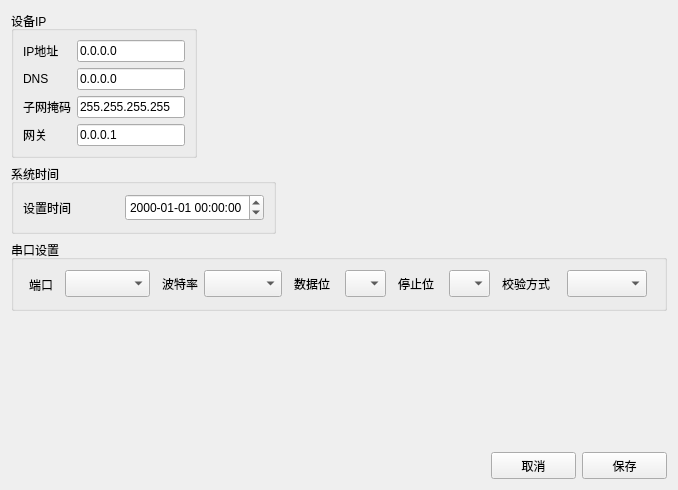
<?xml version="1.0" encoding="UTF-8"?>
<ui version="4.0">
 <class>DevCfg</class>
 <widget class="QWidget" name="DevCfg">
  <property name="geometry">
   <rect>
    <x>0</x>
    <y>0</y>
    <width>678</width>
    <height>490</height>
   </rect>
  </property>
  <property name="sizePolicy">
   <sizepolicy hsizetype="Expanding" vsizetype="Expanding">
    <horstretch>0</horstretch>
    <verstretch>0</verstretch>
   </sizepolicy>
  </property>
  <property name="windowTitle">
   <string>Form</string>
  </property>
  <layout class="QGridLayout" name="gridLayout">
   <item row="0" column="0">
    <widget class="QGroupBox" name="grpbDevIP">
     <property name="title">
      <string>设备IP</string>
     </property>
     <layout class="QVBoxLayout" name="verticalLayout_3">
      <item>
       <layout class="QGridLayout" name="ipLayout">
        <property name="sizeConstraint">
         <enum>QLayout::SetFixedSize</enum>
        </property>
        <item row="0" column="0">
         <widget class="QLabel" name="labIP">
          <property name="sizePolicy">
           <sizepolicy hsizetype="Fixed" vsizetype="Fixed">
            <horstretch>0</horstretch>
            <verstretch>0</verstretch>
           </sizepolicy>
          </property>
          <property name="text">
           <string>IP地址</string>
          </property>
         </widget>
        </item>
        <item row="0" column="1">
         <widget class="QLineEdit" name="txtIP">
          <property name="sizePolicy">
           <sizepolicy hsizetype="Fixed" vsizetype="Fixed">
            <horstretch>0</horstretch>
            <verstretch>0</verstretch>
           </sizepolicy>
          </property>
          <property name="maximumSize">
           <size>
            <width>129</width>
            <height>27</height>
           </size>
          </property>
          <property name="text">
           <string>0.0.0.0</string>
          </property>
         </widget>
        </item>
        <item row="2" column="0">
         <widget class="QLabel" name="labMaskCode">
          <property name="sizePolicy">
           <sizepolicy hsizetype="Fixed" vsizetype="Fixed">
            <horstretch>0</horstretch>
            <verstretch>0</verstretch>
           </sizepolicy>
          </property>
          <property name="text">
           <string>子网掩码</string>
          </property>
         </widget>
        </item>
        <item row="3" column="0">
         <widget class="QLabel" name="labNetGate">
          <property name="sizePolicy">
           <sizepolicy hsizetype="Fixed" vsizetype="Fixed">
            <horstretch>0</horstretch>
            <verstretch>0</verstretch>
           </sizepolicy>
          </property>
          <property name="text">
           <string>网关</string>
          </property>
         </widget>
        </item>
        <item row="1" column="0">
         <widget class="QLabel" name="labDNS">
          <property name="sizePolicy">
           <sizepolicy hsizetype="Fixed" vsizetype="Fixed">
            <horstretch>0</horstretch>
            <verstretch>0</verstretch>
           </sizepolicy>
          </property>
          <property name="text">
           <string>DNS</string>
          </property>
         </widget>
        </item>
        <item row="3" column="1">
         <widget class="QLineEdit" name="txtNetGate">
          <property name="sizePolicy">
           <sizepolicy hsizetype="Fixed" vsizetype="Fixed">
            <horstretch>0</horstretch>
            <verstretch>0</verstretch>
           </sizepolicy>
          </property>
          <property name="maximumSize">
           <size>
            <width>129</width>
            <height>27</height>
           </size>
          </property>
          <property name="inputMethodHints">
           <set>Qt::ImhNone</set>
          </property>
          <property name="text">
           <string>0.0.0.1</string>
          </property>
         </widget>
        </item>
        <item row="2" column="1">
         <widget class="QLineEdit" name="txtMaskCode">
          <property name="sizePolicy">
           <sizepolicy hsizetype="Fixed" vsizetype="Fixed">
            <horstretch>0</horstretch>
            <verstretch>0</verstretch>
           </sizepolicy>
          </property>
          <property name="maximumSize">
           <size>
            <width>129</width>
            <height>27</height>
           </size>
          </property>
          <property name="text">
           <string>255.255.255.255</string>
          </property>
         </widget>
        </item>
        <item row="1" column="1">
         <widget class="QLineEdit" name="txtDNS">
          <property name="sizePolicy">
           <sizepolicy hsizetype="Fixed" vsizetype="Fixed">
            <horstretch>0</horstretch>
            <verstretch>0</verstretch>
           </sizepolicy>
          </property>
          <property name="maximumSize">
           <size>
            <width>129</width>
            <height>27</height>
           </size>
          </property>
          <property name="text">
           <string>0.0.0.0</string>
          </property>
         </widget>
        </item>
       </layout>
      </item>
     </layout>
    </widget>
   </item>
   <item row="0" column="1" colspan="4">
    <spacer name="spacerDevIP">
     <property name="orientation">
      <enum>Qt::Horizontal</enum>
     </property>
     <property name="sizeHint" stdset="0">
      <size>
       <width>447</width>
       <height>20</height>
      </size>
     </property>
    </spacer>
   </item>
   <item row="1" column="0" colspan="2">
    <widget class="QGroupBox" name="gbSysTime">
     <property name="sizePolicy">
      <sizepolicy hsizetype="Fixed" vsizetype="Fixed">
       <horstretch>0</horstretch>
       <verstretch>0</verstretch>
      </sizepolicy>
     </property>
     <property name="minimumSize">
      <size>
       <width>265</width>
       <height>70</height>
      </size>
     </property>
     <property name="maximumSize">
      <size>
       <width>265</width>
       <height>70</height>
      </size>
     </property>
     <property name="title">
      <string>系统时间</string>
     </property>
     <layout class="QVBoxLayout" name="verticalLayout_2">
      <item>
       <layout class="QHBoxLayout" name="setTimeLayout">
        <property name="sizeConstraint">
         <enum>QLayout::SetFixedSize</enum>
        </property>
        <item>
         <widget class="QLabel" name="labSetTime">
          <property name="text">
           <string>设置时间</string>
          </property>
         </widget>
        </item>
        <item>
         <widget class="QDateTimeEdit" name="edtDateTime">
          <property name="maximumSize">
           <size>
            <width>172</width>
            <height>27</height>
           </size>
          </property>
          <property name="displayFormat">
           <string>yyyy-MM-dd hh:mm:ss</string>
          </property>
          <property name="calendarPopup">
           <bool>false</bool>
          </property>
         </widget>
        </item>
       </layout>
      </item>
     </layout>
    </widget>
   </item>
   <item row="1" column="2" colspan="3">
    <spacer name="spacerSetTime">
     <property name="orientation">
      <enum>Qt::Horizontal</enum>
     </property>
     <property name="sizeHint" stdset="0">
      <size>
       <width>328</width>
       <height>67</height>
      </size>
     </property>
    </spacer>
   </item>
   <item row="2" column="0" colspan="5">
    <widget class="QGroupBox" name="uartLayout">
     <property name="maximumSize">
      <size>
       <width>669</width>
       <height>71</height>
      </size>
     </property>
     <property name="title">
      <string>串口设置</string>
     </property>
     <layout class="QVBoxLayout" name="verticalLayout">
      <item>
       <layout class="QHBoxLayout" name="setUartLayout">
        <property name="sizeConstraint">
         <enum>QLayout::SetFixedSize</enum>
        </property>
        <item>
         <layout class="QHBoxLayout" name="portLayout">
          <property name="sizeConstraint">
           <enum>QLayout::SetFixedSize</enum>
          </property>
          <item>
           <widget class="QLabel" name="labPort">
            <property name="minimumSize">
             <size>
              <width>30</width>
              <height>31</height>
             </size>
            </property>
            <property name="maximumSize">
             <size>
              <width>30</width>
              <height>31</height>
             </size>
            </property>
            <property name="text">
             <string>端口</string>
            </property>
           </widget>
          </item>
          <item>
           <widget class="QComboBox" name="cmbPort">
            <property name="sizePolicy">
             <sizepolicy hsizetype="Fixed" vsizetype="Fixed">
              <horstretch>0</horstretch>
              <verstretch>0</verstretch>
             </sizepolicy>
            </property>
            <property name="minimumSize">
             <size>
              <width>85</width>
              <height>27</height>
             </size>
            </property>
            <property name="maximumSize">
             <size>
              <width>85</width>
              <height>27</height>
             </size>
            </property>
           </widget>
          </item>
         </layout>
        </item>
        <item>
         <layout class="QHBoxLayout" name="baudLayout">
          <property name="sizeConstraint">
           <enum>QLayout::SetFixedSize</enum>
          </property>
          <item>
           <widget class="QLabel" name="labBaud">
            <property name="sizePolicy">
             <sizepolicy hsizetype="Fixed" vsizetype="Fixed">
              <horstretch>0</horstretch>
              <verstretch>0</verstretch>
             </sizepolicy>
            </property>
            <property name="text">
             <string>波特率</string>
            </property>
           </widget>
          </item>
          <item>
           <widget class="QComboBox" name="cmbBaud">
            <property name="sizePolicy">
             <sizepolicy hsizetype="Fixed" vsizetype="Fixed">
              <horstretch>0</horstretch>
              <verstretch>0</verstretch>
             </sizepolicy>
            </property>
            <property name="minimumSize">
             <size>
              <width>78</width>
              <height>27</height>
             </size>
            </property>
            <property name="maximumSize">
             <size>
              <width>78</width>
              <height>27</height>
             </size>
            </property>
           </widget>
          </item>
         </layout>
        </item>
        <item>
         <layout class="QHBoxLayout" name="dataBitsLayout">
          <property name="sizeConstraint">
           <enum>QLayout::SetFixedSize</enum>
          </property>
          <item>
           <widget class="QLabel" name="labDatBits">
            <property name="sizePolicy">
             <sizepolicy hsizetype="Fixed" vsizetype="Fixed">
              <horstretch>0</horstretch>
              <verstretch>0</verstretch>
             </sizepolicy>
            </property>
            <property name="maximumSize">
             <size>
              <width>45</width>
              <height>27</height>
             </size>
            </property>
            <property name="text">
             <string>数据位</string>
            </property>
           </widget>
          </item>
          <item>
           <widget class="QComboBox" name="cmbDataBits">
            <property name="sizePolicy">
             <sizepolicy hsizetype="Fixed" vsizetype="Fixed">
              <horstretch>0</horstretch>
              <verstretch>0</verstretch>
             </sizepolicy>
            </property>
            <property name="minimumSize">
             <size>
              <width>41</width>
              <height>27</height>
             </size>
            </property>
            <property name="maximumSize">
             <size>
              <width>41</width>
              <height>27</height>
             </size>
            </property>
           </widget>
          </item>
         </layout>
        </item>
        <item>
         <layout class="QHBoxLayout" name="stopBitLayout">
          <property name="sizeConstraint">
           <enum>QLayout::SetFixedSize</enum>
          </property>
          <item>
           <widget class="QLabel" name="labStopBits">
            <property name="sizePolicy">
             <sizepolicy hsizetype="Fixed" vsizetype="Fixed">
              <horstretch>0</horstretch>
              <verstretch>0</verstretch>
             </sizepolicy>
            </property>
            <property name="minimumSize">
             <size>
              <width>45</width>
              <height>27</height>
             </size>
            </property>
            <property name="maximumSize">
             <size>
              <width>45</width>
              <height>27</height>
             </size>
            </property>
            <property name="text">
             <string>停止位</string>
            </property>
           </widget>
          </item>
          <item>
           <widget class="QComboBox" name="cmbStopBits">
            <property name="sizePolicy">
             <sizepolicy hsizetype="Fixed" vsizetype="Fixed">
              <horstretch>0</horstretch>
              <verstretch>0</verstretch>
             </sizepolicy>
            </property>
            <property name="minimumSize">
             <size>
              <width>41</width>
              <height>27</height>
             </size>
            </property>
            <property name="maximumSize">
             <size>
              <width>41</width>
              <height>27</height>
             </size>
            </property>
           </widget>
          </item>
         </layout>
        </item>
        <item>
         <layout class="QHBoxLayout" name="parityLayout">
          <property name="sizeConstraint">
           <enum>QLayout::SetFixedSize</enum>
          </property>
          <item>
           <widget class="QLabel" name="labParity">
            <property name="sizePolicy">
             <sizepolicy hsizetype="Fixed" vsizetype="Fixed">
              <horstretch>0</horstretch>
              <verstretch>0</verstretch>
             </sizepolicy>
            </property>
            <property name="minimumSize">
             <size>
              <width>59</width>
              <height>27</height>
             </size>
            </property>
            <property name="maximumSize">
             <size>
              <width>59</width>
              <height>27</height>
             </size>
            </property>
            <property name="text">
             <string>校验方式</string>
            </property>
           </widget>
          </item>
          <item>
           <widget class="QComboBox" name="cmbParity">
            <property name="sizePolicy">
             <sizepolicy hsizetype="Fixed" vsizetype="Fixed">
              <horstretch>0</horstretch>
              <verstretch>0</verstretch>
             </sizepolicy>
            </property>
            <property name="minimumSize">
             <size>
              <width>80</width>
              <height>27</height>
             </size>
            </property>
            <property name="maximumSize">
             <size>
              <width>80</width>
              <height>27</height>
             </size>
            </property>
           </widget>
          </item>
         </layout>
        </item>
       </layout>
      </item>
     </layout>
    </widget>
   </item>
   <item row="3" column="0">
    <spacer name="verticalSpacer">
     <property name="orientation">
      <enum>Qt::Vertical</enum>
     </property>
     <property name="sizeHint" stdset="0">
      <size>
       <width>20</width>
       <height>40</height>
      </size>
     </property>
    </spacer>
   </item>
   <item row="4" column="0" colspan="3">
    <spacer name="horizontalSpacer">
     <property name="orientation">
      <enum>Qt::Horizontal</enum>
     </property>
     <property name="sizeType">
      <enum>QSizePolicy::Expanding</enum>
     </property>
     <property name="sizeHint" stdset="0">
      <size>
       <width>457</width>
       <height>24</height>
      </size>
     </property>
    </spacer>
   </item>
   <item row="4" column="3">
    <widget class="QPushButton" name="btnCancel">
     <property name="sizePolicy">
      <sizepolicy hsizetype="Fixed" vsizetype="Fixed">
       <horstretch>0</horstretch>
       <verstretch>0</verstretch>
      </sizepolicy>
     </property>
     <property name="minimumSize">
      <size>
       <width>85</width>
       <height>27</height>
      </size>
     </property>
     <property name="maximumSize">
      <size>
       <width>85</width>
       <height>27</height>
      </size>
     </property>
     <property name="text">
      <string>取消</string>
     </property>
    </widget>
   </item>
   <item row="4" column="4">
    <widget class="QPushButton" name="btnSave">
     <property name="sizePolicy">
      <sizepolicy hsizetype="Fixed" vsizetype="Fixed">
       <horstretch>0</horstretch>
       <verstretch>0</verstretch>
      </sizepolicy>
     </property>
     <property name="minimumSize">
      <size>
       <width>85</width>
       <height>27</height>
      </size>
     </property>
     <property name="maximumSize">
      <size>
       <width>85</width>
       <height>27</height>
      </size>
     </property>
     <property name="text">
      <string>保存</string>
     </property>
    </widget>
   </item>
  </layout>
  <zorder>gbSysTime</zorder>
  <zorder>grpbDevIP</zorder>
  <zorder>spacerDevIP</zorder>
  <zorder>uartLayout</zorder>
  <zorder>horizontalSpacer</zorder>
  <zorder>verticalSpacer</zorder>
  <zorder></zorder>
 </widget>
 <resources/>
 <connections/>
</ui>
